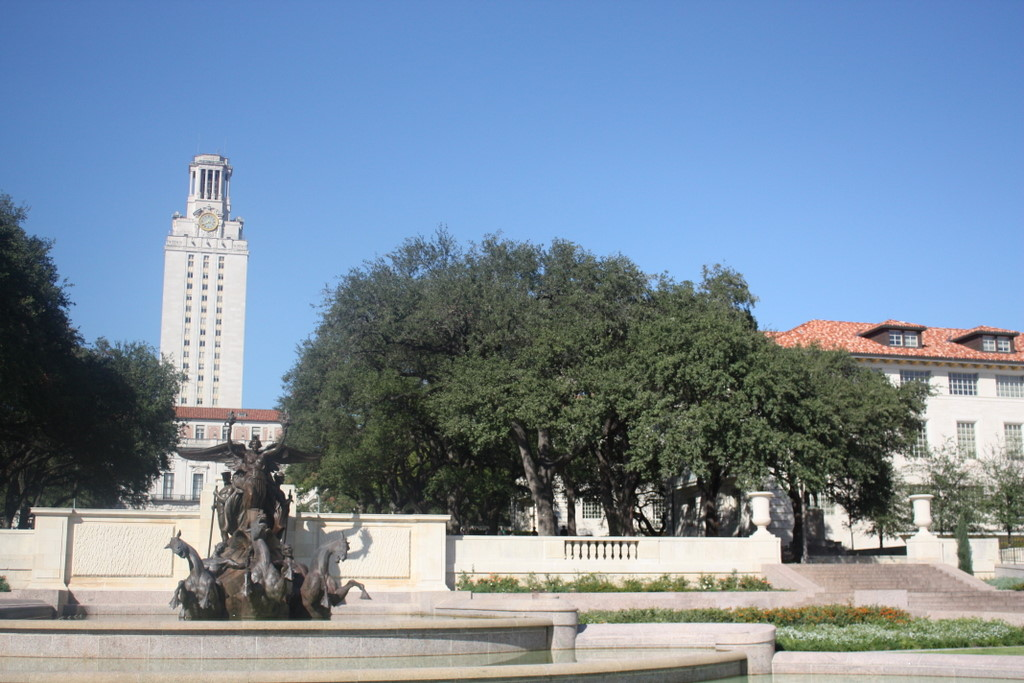
%> input picture hw3/50247637/data/part1/uttower/left.jpg, 1024 x 683 px
$ octave main.m   (GNU Octave 9; MATLAB toolbox functions it lacks are replaced by stand-ins)
%> lines starting %> are read from the running program, lines starting %| are printed output that depends on the picture
### hw3/50247637/part1/harris.m
% HARRIS - Harris corner detector
%
% Usage:  [cim, r, c] = harris(im, sigma, thresh, radius, disp)
%
% Arguments:
%            im     - image to be processed.
%            sigma  - standard deviation of smoothing Gaussian. Typical
%                     values to use might be 1-3.
%            thresh - threshold (optional). Try a value ~1000.
%            radius - radius of region considered in non-maximal
%                     suppression (optional). Typical values to use might
%                     be 1-3.
%            disp   - optional flag (0 or 1) indicating whether you want
%                     to display corners overlayed on the original
%                     image. This can be useful for parameter tuning.
%
% Returns:
%            cim    - binary image marking corners.
%            r      - row coordinates of corner points.
%            c      - column coordinates of corner points.
%
% If thresh and radius are omitted from the argument list 'cim' is returned
% as a raw corner strength image and r and c are returned empty.

% Reference:
% C.G. Harris and M.J. Stephens. "A combined corner and edge detector",
% Proceedings Fourth Alvey Vision Conference, Manchester.
% pp 147-151, 1988.
%
% Author:
% Peter Kovesi
% Department of Computer Science & Software Engineering
% The University of Western Australia
% pk@cs.uwa.edu.au  www.cs.uwa.edu.au/~pk
%
% March 2002

function [cim, r, c] = harris(im, sigma, thresh, radius, disp)

    error(nargchk(2,5,nargin));

    dx = [-1 0 1; -1 0 1; -1 0 1]; % Derivative masks
    dy = dx';

    Ix = conv2(im, dx, 'same');    % Image derivatives
    Iy = conv2(im, dy, 'same');

    % Generate Gaussian filter of size 6*sigma (+/- 3sigma) and of
    % minimum size 1x1.
    g = fspecial('gaussian',max(1,fix(6*sigma)), sigma);

    Ix2 = conv2(Ix.^2, g, 'same'); % Smoothed squared image derivatives
    Iy2 = conv2(Iy.^2, g, 'same');
    Ixy = conv2(Ix.*Iy, g, 'same');

    cim = (Ix2.*Iy2 - Ixy.^2)./(Ix2 + Iy2 + eps); % Harris corner measure

    % Alternate Harris corner measure used by some.  Suggested that
    % k=0.04 - I find this a bit arbitrary and unsatisfactory.
%   cim = (Ix2.*Iy2 - Ixy.^2) - k*(Ix2 + Iy2).^2;

    if nargin > 2   % We should perform nonmaximal suppression and threshold

	% Extract local maxima by performing a grey scale morphological
	% dilation and then finding points in the corner strength image that
	% match the dilated image and are also greater than the threshold.
	sze = 2*radius+1;                   % Size of mask.
	mx = ordfilt2(cim,sze^2,ones(sze)); % Grey-scale dilate.
	cim = (cim==mx)&(cim>thresh);       % Find maxima.

	[r,c] = find(cim);                  % Find row,col coords.

	if nargin==5 & disp      % overlay corners on original image
	    figure, imagesc(im), axis image, colormap(gray), hold on
	    plot(c,r,'ys'), title('corners detected');
	end

    else  % leave cim as a corner strength image and make r and c empty.
	r = []; c = [];
    end

### hw3/50247637/part1/detect_features.m
function [ r1, c1, r2, c2 ] = detect_features( grayImg1, grayImg2 )
%use harris corner detector
    sigma = 2;
    thresh = 0.05;
    radius = 2;
    disp = 5;
    [~, r1, c1] = harris(grayImg1, sigma, thresh, radius, disp);
    [~, r2, c2] = harris(grayImg2, sigma, thresh, radius, disp);
end

### hw3/50247637/part1/describe_features.m
function [ featDescriptions ] = describe_features( img, radius, r, c )

    numFeat = length(r); %number of features
    featDescriptions = zeros(numFeat, (2 * radius + 1)^2);

    % matrix with a single 1 in the center and zeros all around it
    padHelper = zeros(2 * radius + 1);
    padHelper(radius + 1, radius + 1) = 1;

    % use the pad Helper matrix to pad the img such that the border values
    % extend out by the radius
    paddedImg = imfilter(img, padHelper, 'replicate', 'full');

    %Extract the neighborhoods around the found features
    for i = 1 : numFeat
        % the indices held in r,c can be used as
        %the top left corner of the neighborhood rather than its center
        rowRange = r(i) : r(i) + 2 * radius;
        colRange = c(i) : c(i) + 2 * radius;
        neighborhood = paddedImg(rowRange, colRange);
        flattenedFeatureVec = neighborhood(:);
        featDescriptions(i,:) = flattenedFeatureVec;
    end

    %Normalize all descriptors to have zero mean and unit standard deviation
    featDescriptions = zscore(featDescriptions')';
end

### hw3/50247637/part1/dist2.m
function n2 = dist2(x, c)
% DIST2	Calculates squared distance between two sets of points.
% Adapted from Netlab neural network software:
% http://www.ncrg.aston.ac.uk/netlab/index.php
%
%	Description
%	D = DIST2(X, C) takes two matrices of vectors and calculates the
%	squared Euclidean distance between them.  Both matrices must be of
%	the same column dimension.  If X has M rows and N columns, and C has
%	L rows and N columns, then the result has M rows and L columns.  The
%	I, Jth entry is the  squared distance from the Ith row of X to the
%	Jth row of C.
%	Copyright (c) Ian T Nabney (1996-2001)

    [ndata, dimx] = size(x);
    [ncentres, dimc] = size(c);
    if dimx ~= dimc
        error('Data dimension does not match dimension of centres')
    end

    n2 = (ones(ncentres, 1) * sum((x.^2)', 1))' + ...
      ones(ndata, 1) * sum((c.^2)',1) - ...
      2.*(x*(c'));

    % Rounding errors occasionally cause negative entries in n2
    if any(any(n2<0))
      n2(n2<0) = 0;
    end
end

### hw3/50247637/part1/match_features.m
function [ img1Feature_idx, img2Feature_idx ] = match_features( numMatches, featDescriptions1, featDescriptions2)
    %determine the dist between every pair of features between images
    %(ie: every combination of 1 feature from img1 and 1 feature from img2)
    distances = dist2(featDescriptions1, featDescriptions2);
    %sort these distances
    [~,distance_idx] = sort(distances(:), 'ascend');
    %select the smallest distances as the best matches
    bestMatches = distance_idx(1:numMatches);
    % Determine the row,col indices in the distances matrix containing the best
    % matches, as they'll be used to determine which feature pair produced that
    % distance. The distances matrix is m x n where m = numFeaturesImg1 and
    % n = numFeaturesImg2... so we access img1 feature as the row and img2
    % feature as the col
    [rowIdx_inDistMatrix, colIdx_inDistMatrix] = ind2sub(size(distances), bestMatches);
    img1Feature_idx = rowIdx_inDistMatrix;
    img2Feature_idx = colIdx_inDistMatrix;
end

### hw3/50247637/part1/ransac_H.m
function [ bestFitModel, inlierIndices ] = ransac_H( parameters, x, y, fitModelFxn, errorFxn )

    [numMatches, ~] = size(x);
    numInliersEachIteration = zeros(parameters.numIterations,1);
    storedModels = {};%zeros(parameters.numIterations,3,3);

    for i = 1 : parameters.numIterations
        %display(['Running ransac Iteration: ', num2str(i)]);

        %select a random subset of points
        subsetIndices = randsample(numMatches, parameters.subsetSize);
        x_subset = x(subsetIndices, :);
        y_subset = y(subsetIndices, :);

        %fit a model to that subset
        model = fitModelFxn(x_subset, y_subset);

        %compute inliers, ie: find all remaining points that are
        %"close" to the model and reject the rest as outliers
        residualErrors = errorFxn(model, x, y);

        %display(['Mean Residual Error: ', num2str(mean(residualErrors))]);
        inlierIndices = find(residualErrors < parameters.inlierDistThreshold);

        %record the number of inliers
        numInliersEachIteration(i) = length(inlierIndices);

        %keep track of any models that generated an acceptable numbers of
        %inliers. This collection can be parsed later to find the best fit
        currentInlierRatio = numInliersEachIteration(i)/numMatches;
        if currentInlierRatio >=  parameters.minInlierRatio
        %if numInliersEachIteration(i) >= max(numInliersEachIteration)
            %re-fit the model using all of the inliers and store it
            x_inliers = x(inlierIndices, :);
            y_inliers = y(inlierIndices, :);
            storedModels{i} = fitModelFxn(x_inliers, y_inliers);
        end
    end
    %display(storedModels);
    %display(numInliersEachIteration);

    %retrieve the model with the best fit (highest number of inliers)
    bestIteration = find(numInliersEachIteration == max(numInliersEachIteration));
    bestIteration = bestIteration(1); %incase there was more than 1 with same value
    bestFitModel = storedModels{bestIteration};

    %recalculate the inlier indices for all points, this was done once before
    %when calculting this model, but it wasn't stored for space reasons.
    %Recalculate it now so that it can be returned to the caller
    residualErrors = errorFxn(bestFitModel, x, y);
    inlierIndices = find(residualErrors < parameters.inlierDistThreshold);
end

### hw3/50247637/part1/estimate_homography.m
function [ H, inlierIndices ] = estimate_homography( img1Feat, img2Feat )
%ESTIMATE_HOMOGRAPHY Summary of this function goes here
%   Detailed explanation goes here

    parameters.numIterations = 150;      %the number of iterations to run
    parameters.subsetSize = 4;          %number of matches to use each iteration
    parameters.inlierDistThreshold = 10;   %the minimum distance for an inlier
    parameters.minInlierRatio = .3;     %minimum inlier ratio required to store a fitted model

    [H, inlierIndices] = ransac_H(parameters, img1Feat, img2Feat, @fit_homography, @calc_residuals);

    display('Number of inliers:');
    display(length(inlierIndices));
    display('Average residual for the inliers:')
    display(mean(calc_residuals(H, img1Feat(inlierIndices,:), img2Feat(inlierIndices,:))));
end

### hw3/50247637/part1/stitch.m
function [composite] = stitch(im1, im2, H)

    [h1, w1, numChannels1] = size(im1);
    [h2, w2, numChannels2] = size(im2);
    %create a matrix of corner points for the first image
    corners = [ 1 1 1;
                w1 1 1;
                w1 h1 1;
                1 h1 1];
    %warp the corner points using the homography matrix
    warpCorners = homo_2_cart( corners * H );

    %determine the minimum and maximum bounds for the composite image based off
    %the warped corners
    minX = min( min(warpCorners(:,1)), 1);
    maxX = max( max(warpCorners(:,1)), w2);
    minY = min( min(warpCorners(:,2)), 1);
    maxY = max( max(warpCorners(:,2)), h2);

    %use those min and max bounds to define the resolution of the composite image
    xResRange = minX : maxX; %the range for x pixels
    yResRange = minY : maxY; %the range for y pixels

    [x,y] = meshgrid(xResRange,yResRange) ;
    Hinv = inv(H);

    warpedHomoScaleFactor = Hinv(1,3) * x + Hinv(2,3) * y + Hinv(3,3);
    warpX = (Hinv(1,1) * x + Hinv(2,1) * y + Hinv(3,1)) ./ warpedHomoScaleFactor ;
    warpY = (Hinv(1,2) * x + Hinv(2,2) * y + Hinv(3,2)) ./ warpedHomoScaleFactor ;


    if numChannels1 == 1
        %images are black and white... so simple interpolation
        blendedLeftHalf = interp2( im2double(im1), warpX, warpY, 'cubic') ;
        blendedRightHalf = interp2( im2double(im2), x, y, 'cubic') ;
    else
        %images are RGB, so interpolate each channel individually
        blendedLeftHalf = zeros(length(yResRange), length(xResRange), 3);
        blendedRightHalf = zeros(length(yResRange), length(xResRange), 3);
        for i = 1:3
            blendedLeftHalf(:,:,i) = interp2( im2double( im1(:,:,i)), warpX, warpY, 'cubic');
            blendedRightHalf(:,:,i) = interp2( im2double( im2(:,:,i)), x, y, 'cubic');
        end
    end
    %create a blend weight matrix based off the presence of a pixel value from
    %either image in the composite... ie: overlapping region has blendweight of
    %2, a non overlapping region of 1 img has a blendweight of 1, and a region
    %with no img (blank space) has a blendweight of 0.
    blendWeight = ~isnan(blendedLeftHalf) + ~isnan(blendedRightHalf) ;
    %replace all NaN with 0, so they can be blended properly even if there is
    %no pixel value there
    blendedLeftHalf(isnan(blendedLeftHalf)) = 0 ;
    blendedRightHalf(isnan(blendedRightHalf)) = 0 ;
    %add the blendedLeft and Right halves together while dividing by the
    %blendWeight for that pixel.
    composite = (blendedLeftHalf + blendedRightHalf) ./ blendWeight ;

end

### hw3/50247637/part1/homo_2_cart.m
function [cartCoord] = homo_2_cart(homoCoord)
%UNHOMOGENIZE_COORDINATES Summary of this function goes here
%   Detailed explanation goes here

    dimension = size(homoCoord, 2) - 1;

    %divide every row by the last entry in that row
    normCoord = bsxfun(@rdivide,homoCoord,homoCoord(:,end));
    cartCoord = normCoord(:,1:dimension);
end

### hw3/50247637/part1/calc_residuals.m
function residuals = calc_residuals(H, homoCoord1, homoCoord2)
%CALC_RESIDUALS Summary of this function goes here
%   Detailed explanation goes here

    %transform the points from img 1 by multiplying the homo coord by H
    transformedPoints = homoCoord1 * H;

    %divide each pt by 3rd coord (scale factor lambda) to yield [x;y;1]
    %before taking difference
    lambda_t =  transformedPoints(:,3); %scale factor
    lambda_2 = homoCoord2(:,3);    %scale factor
    cartDistX = transformedPoints(:,1) ./ lambda_t - homoCoord2(:,1) ./ lambda_2;
    cartDistY = transformedPoints(:,2) ./ lambda_t - homoCoord2(:,2) ./ lambda_2;
    residuals = cartDistX .* cartDistX + cartDistY .* cartDistY;
end

### hw3/50247637/part1/fit_homography.m
function H = fit_homography(pts1_homogenous, pts2_homogenous)

    if size(pts1_homogenous) ~= size(pts2_homogenous)
        error('Number of matched features in the subset supplied to fit_homography does not match for both images')
    end

    [numMatches, ~] = size(pts1_homogenous);

    %create the A matrix
    A = []; % will be 2*numMatches x 9
    for i = 1:numMatches
        %assume homogenous versions of all the feature points
        p1 = pts1_homogenous(i,:);
        p2 = pts2_homogenous(i,:);

        % 2x9 matrix to append onto A.
        A_i = [ zeros(1,3)  ,   -p1     ,   p2(2)*p1;
                    p1      , zeros(1,3),   -p2(1)*p1];
        A = [A; A_i];
    end

    %solve for A*h = 0
    [~,~,eigenVecs] = svd(A); % Eigenvectors of transpose(A)*A
    h = eigenVecs(:,9);     % Vector corresponding to smallest eigenvalue
    H = reshape(h, 3, 3);   % Reshape into 3x3 matrix
    H = H ./ H(3,3);        % Divide through by H(3,3)

end

### hw3/50247637/part1/main.m
%Clean up the console and workspace
clear all;
clc;

%%%%%%%%%%%%%%%%%%
% Load both images
%%%%%%%%%%%%%%%%%%
img1Filename = '../data/part1/uttower/left.jpg';
img2Filename = '../data/part1/uttower/right.jpg';
colorImg1 = imread(img1Filename);
%> colorImg1 is the input picture: size 683x1024x3 uint8; mean R, G, B 121.7, 140, 159
colorImg2 = imread(img2Filename);
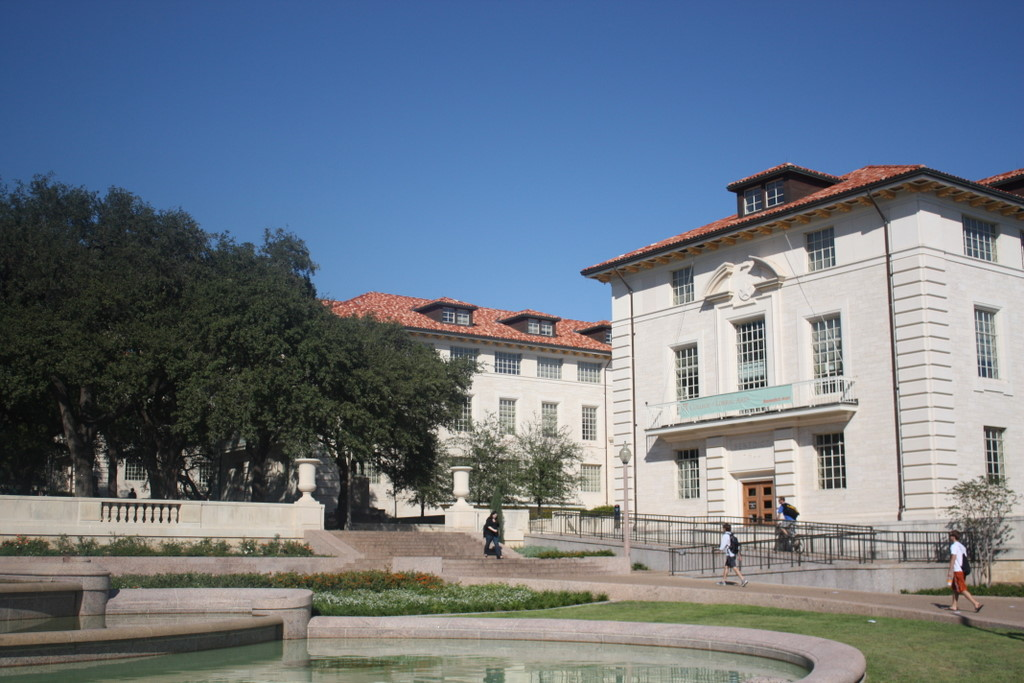
%> input picture hw3/50247637/data/part1/uttower/right.jpg, 1024 x 683 px
%> colorImg2 is the input picture: size 683x1024x3 uint8; mean R, G, B 107.7, 118.9, 132

%%%%%%%%%%%%%%%%%%%%%%%%%%%%%%%%%%%%
% Convert to double and to grayscale
%%%%%%%%%%%%%%%%%%%%%%%%%%%%%%%%%%%%
colorImg1 = im2double(colorImg1);
%> colorImg1: size 683x1024x3 double
colorImg2 = im2double(colorImg2);
%> colorImg2: size 683x1024x3 double
[heightImg1, widthImg1, ~] = size(colorImg1);
[heightImg2, widthImg2, ~] = size(colorImg2);

grayImg1 = rgb2gray(colorImg1);
grayImg2 = rgb2gray(colorImg2);

%%%%%%%%%%%%%%%%%%%%%%%%%%%%%%%%%%%%%%
% Detect feature points in both images
%%%%%%%%%%%%%%%%%%%%%%%%%%%%%%%%%%%%%%
[r1, c1, r2, c2] = detect_features(grayImg1, grayImg2);
%> in harris, `cim = (cim==mx)&(cim>thresh);`:
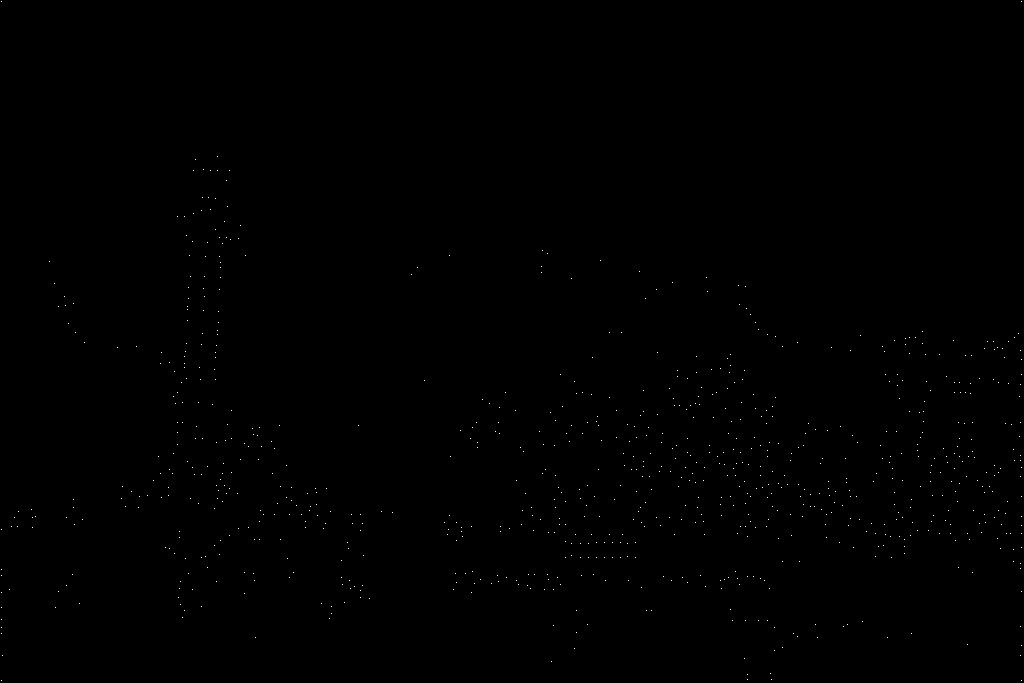
%> cim: size 683x1024 logical; 0.13% white in thin lines or dots
%> in harris, `[r,c] = find(cim);`: r = 879 values from 2 to 681; c = 879 values from 2 to 1022
%> in detect_features, `[~, r1, c1] = harris(grayImg1, sigma, thresh, radius, disp);`: r1 = 879 values, max 681 at index 10, min 2 at index 1, mean 466.3; c1 = 879 values from 2 to 1022
%> in detect_features, `[~, r2, c2] = harris(grayImg2, sigma, thresh, radius, disp);`: r2 = 873 values, max 681 at index 249, min 165 at index 617, mean 442.9; c2 = 873 values from 2 to 1023
%> c1 = 879 values from 2 to 1022; c2 = 873 values from 2 to 1023

%display an overlay of the features ontop of the image
figure; imshow([colorImg1 colorImg2]); hold on; title('Overlay detected features (corners)');
%> after `imshow([colorImg1 colorImg2])`:
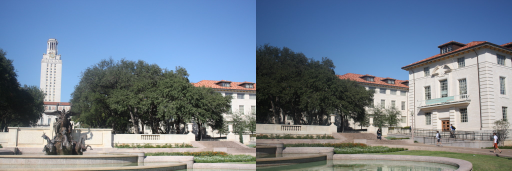
%> displayed picture: size 683x2048x3, on the screen's scale of 0 to 255 (shown at 1/4 size); mean R, G, B 114.7, 129.4, 145.5
hold on; plot(c1,r1,'ys'); plot(c2 + widthImg1, r2, 'ys');


%%%%%%%%%%%%%%%%%%%%%%%%%%%%%%%%%%%%%%%%%%%%%%%%%%%%%%%%%%%%%%%%%%
% Extract local neighborhoods around every keypoint in both images
%%%%%%%%%%%%%%%%%%%%%%%%%%%%%%%%%%%%%%%%%%%%%%%%%%%%%%%%%%%%%%%%%%
%Specify the size of the neighboring region to be described
neighborhoodRadius = 50;

% Form descriptors simply by "flattening" the pixel values in each
% neighborhood to one-dimensional vectors
featDescriptions_1 = describe_features(grayImg1, neighborhoodRadius, r1, c1);
%> after the loop in describe_features, `for i = 1 : numFeat`:
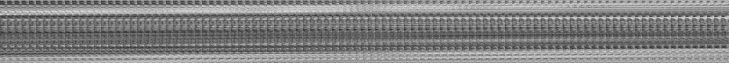
%> featDescriptions: size 879x10201 double (shown at 1/14 size); min 0.00934, max 1, mean 0.508
%> in describe_features, `featDescriptions = zscore(featDescriptions')';`:
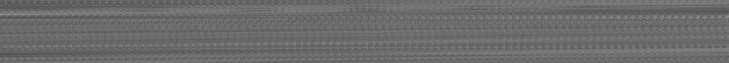
%> featDescriptions: size 879x10201 double (shown at 1/14 size); min -4.74, max 6.47, mean 4.05e-15; drawn with min black and max white
featDescriptions_2 = describe_features(grayImg2, neighborhoodRadius, r2, c2);
%> call 2 of describe_features, with radius = 50
%> in describe_features (call 2), `paddedImg = imfilter(img, padHelper, 'replicate', 'full');`:
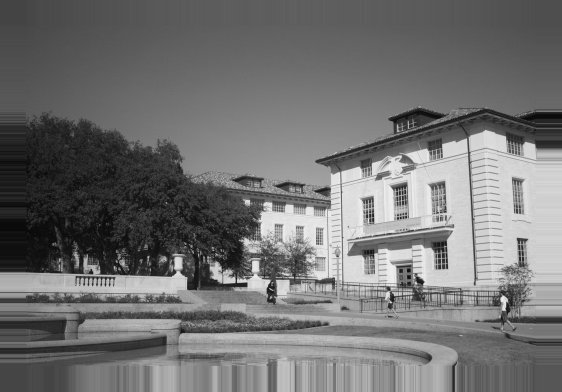
%> paddedImg: size 783x1124 double (shown at 1/2 size); min 0.0127, max 0.994, mean 0.449
%> the loop in describe_features (call 2), `for i = 1 : numFeat` made 873 passes
%> pass 1, in describe_features (call 2), `neighborhood = paddedImg(rowRange, colRange);`:
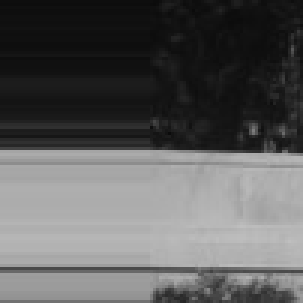
%> neighborhood: size 101x101 double (shown 3 times larger); min 0.0443, max 0.752, mean 0.364
%> (the rest of the program and of its run is left out)
